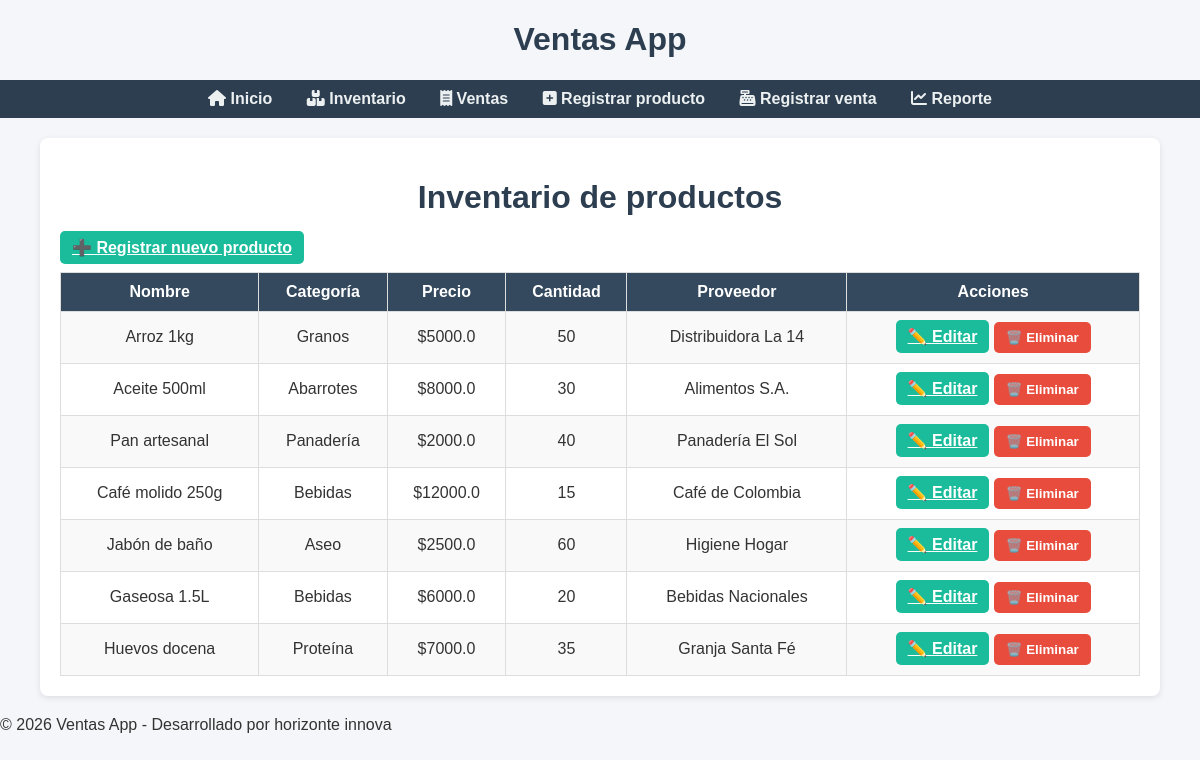
Page /inventario on the committed database.
### tables this page shows
CREATE TABLE productos (
    id INTEGER PRIMARY KEY AUTOINCREMENT,
    nombre TEXT,
    categoria TEXT,
    precio REAL,
    cantidad INTEGER,
    proveedor TEXT
);

### app.py (the view)
@app.route("/inventario")
def inventario():
    conn = get_db_connection()
    productos = conn.execute("SELECT * FROM productos").fetchall()
    conn.close()
    return render_template("inventario.html", productos=productos)

### app.py (called while the page is built)
def get_db_connection():
    conn = sqlite3.connect("database.db")
    conn.row_factory = sqlite3.Row
    return conn

### templates/inventario.html
{% extends "base.html" %} {% block content %}
<div class="container">
    <h1>Inventario de productos</h1>
    <a href="{{ url_for('registrar_producto') }}" class="btn">➕ Registrar nuevo producto</a>
    <table>
        <tr>
            <th>Nombre</th>
            <th>Categoría</th>
            <th>Precio</th>
            <th>Cantidad</th>
            <th>Proveedor</th>
            <th>Acciones</th>
        </tr>
        {% for producto in productos %}
        <tr>
            <td>{{ producto.nombre }}</td>
            <td>{{ producto.categoria }}</td>
            <td>${{ producto.precio }}</td>
            <td>
                {% if producto.cantidad
                < 5 %} <span class="bajo-stock">{{ producto.cantidad }} ⚠️ Bajo stock</span>
                    {% else %} {{ producto.cantidad }} {% endif %}
            </td>
            <td>{{ producto.proveedor }}</td>
            <td>
                <a href="{{ url_for('editar_producto', id=producto.id) }}" class="btn">✏️ Editar</a>
                <form method="POST" action="{{ url_for('eliminar_producto', id=producto.id) }}" style="display:inline;">
                    <button type="submit" class="cancelar">🗑️ Eliminar</button>
                </form>
            </td>
        </tr>
        {% endfor %}
    </table>
</div>
{% endblock %}

### templates/base.html (shortened to what this page needs)
<!DOCTYPE html>
<html lang="es">
<head>
    <link rel="stylesheet" href="{{ url_for('static', filename='style.css') }}">
    <link rel="stylesheet" href="https://cdnjs.cloudflare.com/ajax/libs/font-awesome/6.5.0/css/all.min.css">
</head>
<body>
    <header>
        <h1>Ventas App</h1>
        <nav>
            <a href="{{ url_for('index') }}"><i class="fas fa-home"></i> Inicio</a>
            <a href="{{ url_for('inventario') }}"><i class="fas fa-boxes"></i> Inventario</a>
            <a href="{{ url_for('ventas') }}"><i class="fas fa-receipt"></i> Ventas</a>
            <a href="{{ url_for('registrar_producto') }}"><i class="fas fa-plus-square"></i> Registrar producto</a>
            <a href="{{ url_for('registrar_venta') }}"><i class="fas fa-cash-register"></i> Registrar venta</a>
            <a href="{{ url_for('reporte') }}"><i class="fas fa-chart-line"></i> Reporte</a>
        </nav>
    </header>
    <main>
        {% block content %}{% endblock %}
    </main>
    <footer>
        <p>© 2026 Ventas App - Desarrollado por horizonte innova</p>
    </footer>
</body>
</html>

### static/style.css (style rules this page uses)
body { font-family: Arial, sans-serif; margin: 0; padding: 0; background: #f4f6f9; color: #333; }
nav { background: #2c3e50; padding: 10px; text-align: center; }
nav a { color: #ecf0f1; margin: 0 15px; text-decoration: none; font-weight: bold; }
.container { width: 90%; margin: 20px auto; background: #fff; padding: 20px; border-radius: 8px; box-shadow: 0px 2px 6px rgba(0, 0, 0, 0.1); }
table { width: 100%; border-collapse: collapse; margin-top: 15px; }
table th, table td { border: 1px solid #ddd; padding: 10px; text-align: center; }
table th { background: #34495e; color: #fff; }
table tr:nth-child(even) { background: #f9f9f9; }
button, .btn { background: #1abc9c; color: #fff; border: none; padding: 8px 12px; border-radius: 5px; cursor: pointer; font-weight: bold; }
.cancelar { background: #e74c3c; }
form { margin: 15px 0; }
h1, h2 { color: #2c3e50; text-align: center; }

### rows in the picture
productos: nombre "Arroz 1kg", categoria "Granos", precio "5000.0", cantidad "50", proveedor "Distribuidora La 14"
productos: nombre "Aceite 500ml", categoria "Abarrotes", precio "8000.0", cantidad "30", proveedor "Alimentos S.A."
productos: nombre "Pan artesanal", categoria "Panadería", precio "2000.0", cantidad "40", proveedor "Panadería El Sol"
productos: nombre "Café molido 250g", categoria "Bebidas", precio "12000.0", cantidad "15", proveedor "Café de Colombia"
productos: nombre "Jabón de baño", categoria "Aseo", precio "2500.0", cantidad "60", proveedor "Higiene Hogar"
productos: nombre "Gaseosa 1.5L", categoria "Bebidas", precio "6000.0", cantidad "20", proveedor "Bebidas Nacionales"
productos: nombre "Huevos docena", categoria "Proteína", precio "7000.0", cantidad "35", proveedor "Granja Santa Fé"
